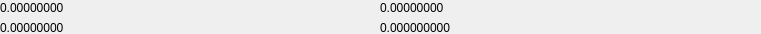
  <widget class="QWidget" name="widget" native="true">
   <property name="geometry">
    <rect>
     <x>10</x>
     <y>0</y>
     <width>761</width>
     <height>34</height>
    </rect>
   </property>
   <widget class="QLabel" name="Bid">
    <property name="geometry">
     <rect>
      <x>0</x>
      <y>0</y>
      <width>240</width>
      <height>16</height>
     </rect>
    </property>
    <property name="minimumSize">
     <size>
      <width>140</width>
      <height>0</height>
     </size>
    </property>
    <property name="text">
     <string>0.00000000</string>
    </property>
   </widget>
   <widget class="QLabel" name="Ask">
    <property name="geometry">
     <rect>
      <x>0</x>
      <y>20</y>
      <width>240</width>
      <height>16</height>
     </rect>
    </property>
    <property name="minimumSize">
     <size>
      <width>160</width>
      <height>0</height>
     </size>
    </property>
    <property name="text">
     <string>0.00000000</string>
    </property>
   </widget>
   <widget class="QLabel" name="volumet">
    <property name="geometry">
     <rect>
      <x>380</x>
      <y>20</y>
      <width>240</width>
      <height>16</height>
     </rect>
    </property>
    <property name="minimumSize">
     <size>
      <width>201</width>
      <height>0</height>
     </size>
    </property>
    <property name="text">
     <string>0.000000000</string>
    </property>
   </widget>
   <widget class="QLabel" name="volumeolid">
    <property name="geometry">
     <rect>
      <x>380</x>
      <y>0</y>
      <width>240</width>
      <height>16</height>
     </rect>
    </property>
    <property name="minimumSize">
     <size>
      <width>160</width>
      <height>0</height>
     </size>
    </property>
    <property name="text">
     <string>0.00000000</string>
    </property>
   </widget>
  </widget>
